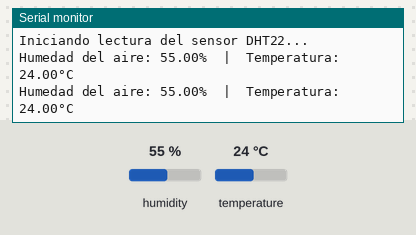
The sketch below on a simulated Arduino Uno, built with avr-gcc and run on an emulated ATmega328P. Parts: the last lines printed to the serial monitor. The inputs (shaded band) are chosen by the test bench; at power-on: humidity 55 %, temperature 24 °C.

Above: at 4.8 s.
4.9 s: humidity set to 22 %
At 7.2 s:
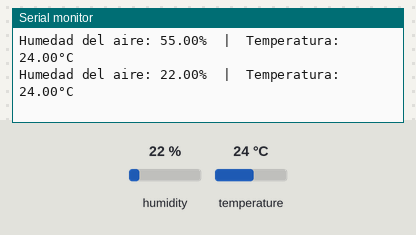
7.9 s: temperature set to 12 °C
At 8.9 s:
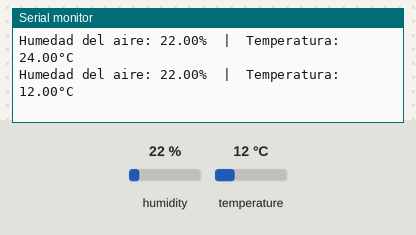
10.9 s: humidity set to 40 %
At 12.5 s:
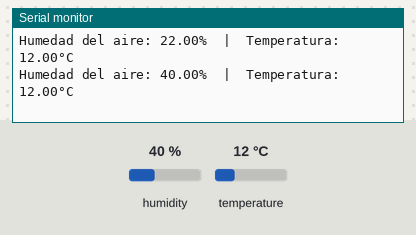
Timing chart, 0 to 14.0 s (numbered marks = the images above; inputs shaded):
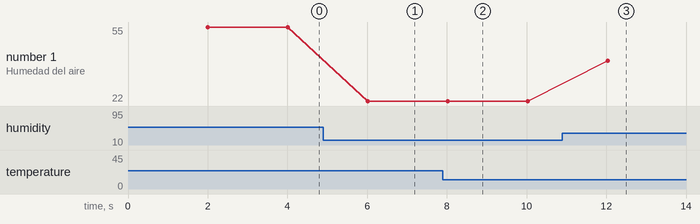

Measured:
- after the input at 4.9 s, the serial monitor: prints a new line after 1.1 s (image 1)
- after the input at 7.9 s, the serial monitor: prints a new line after 0.13 s (image 2)
- after the input at 10.9 s, the serial monitor: prints a new line after 1.1 s (image 3)
- plotted number 1: 55 → 22 after the input at 4.9 s, 22 → 40 after the input at 10.9 s

The sketch:

esp8266_dht22.ino
```cpp
// Firmware del ESP8266: lee el DHT22 y manda cada lectura por el cable USB.
// El script de Python (proyecto2.0.py) NO usa WiFi: lee este puerto Serial con
// pyserial y busca el patrón "Humedad del aire: X%  |  Temperatura: Y°C" en
// cada línea. Se eligió este modo porque el WiFi del ESP8266 interfiere con la
// temporización que necesita el DHT22 para leerse bien (probado en la práctica).

#include "DHT.h"

// Definimos el pin digital donde está conectado el sensor de datos
// En las placas NodeMCU/Wemos, el pin D2 corresponde al GPIO4
#define DHTPIN 4

// Especificamos el tipo de sensor que estamos usando
#define DHTTYPE DHT22   // DHT 22 (AM2302, AM2321)

// Inicializamos el objeto del sensor
DHT dht(DHTPIN, DHTTYPE);

void setup() {
  // Iniciamos la comunicación serial a 115200 baudios (frecuencia típica del ESP8266)
  Serial.begin(115200);
  Serial.println(F("\nIniciando lectura del sensor DHT22..."));

  // Arrancamos el sensor
  dht.begin();
}

void loop() {
  // El DHT22 requiere al menos 2 segundos entre cada lectura para ser preciso
  delay(2000);

  // Leemos la humedad relativa (%)
  float h = dht.readHumidity();

  // Leemos la temperatura en grados Celsius (°C)
  float t = dht.readTemperature();

  // Comprobamos si la lectura falló (NaN = Not a Number) para evitar errores
  if (isnan(h) || isnan(t)) {
    Serial.println(F("¡Error: No se pudo leer el sensor DHT22! Revisa las conexiones."));
    return;
  }

  // Mostramos los resultados en el Monitor Serie
  Serial.print(F("Humedad del aire: "));
  Serial.print(h);
  Serial.print(F("%  |  "));
  Serial.print(F("Temperatura: "));
  Serial.print(t);
  Serial.println(F("°C"));
}
```
